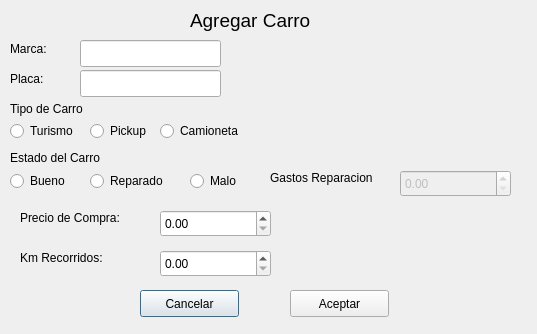
<?xml version="1.0" encoding="UTF-8"?>
<ui version="4.0">
 <class>Agregar_carro</class>
 <widget class="QDialog" name="Agregar_carro">
  <property name="geometry">
   <rect>
    <x>0</x>
    <y>0</y>
    <width>537</width>
    <height>334</height>
   </rect>
  </property>
  <property name="windowTitle">
   <string/>
  </property>
  <widget class="QRadioButton" name="rb_estado_bueno_carro">
   <property name="geometry">
    <rect>
     <x>10</x>
     <y>170</y>
     <width>71</width>
     <height>22</height>
    </rect>
   </property>
   <property name="text">
    <string>Bueno</string>
   </property>
   <attribute name="buttonGroup">
    <string notr="true">buttonGroup</string>
   </attribute>
  </widget>
  <widget class="QRadioButton" name="rb_estado_reparado_carro">
   <property name="geometry">
    <rect>
     <x>90</x>
     <y>170</y>
     <width>91</width>
     <height>22</height>
    </rect>
   </property>
   <property name="text">
    <string>Reparado</string>
   </property>
   <attribute name="buttonGroup">
    <string notr="true">buttonGroup</string>
   </attribute>
  </widget>
  <widget class="QRadioButton" name="rb_estado_malo_carro">
   <property name="geometry">
    <rect>
     <x>190</x>
     <y>170</y>
     <width>61</width>
     <height>22</height>
    </rect>
   </property>
   <property name="text">
    <string>Malo</string>
   </property>
   <attribute name="buttonGroup">
    <string notr="true">buttonGroup</string>
   </attribute>
  </widget>
  <widget class="QLabel" name="label_2">
   <property name="geometry">
    <rect>
     <x>10</x>
     <y>40</y>
     <width>67</width>
     <height>17</height>
    </rect>
   </property>
   <property name="text">
    <string>Marca:</string>
   </property>
  </widget>
  <widget class="QLabel" name="label">
   <property name="geometry">
    <rect>
     <x>190</x>
     <y>10</y>
     <width>121</width>
     <height>21</height>
    </rect>
   </property>
   <property name="font">
    <font>
     <pointsize>14</pointsize>
    </font>
   </property>
   <property name="text">
    <string>Agregar Carro</string>
   </property>
  </widget>
  <widget class="QLabel" name="label_4">
   <property name="geometry">
    <rect>
     <x>10</x>
     <y>150</y>
     <width>111</width>
     <height>16</height>
    </rect>
   </property>
   <property name="text">
    <string>Estado del Carro</string>
   </property>
  </widget>
  <widget class="QLabel" name="label_3">
   <property name="geometry">
    <rect>
     <x>10</x>
     <y>70</y>
     <width>67</width>
     <height>17</height>
    </rect>
   </property>
   <property name="text">
    <string>Placa:</string>
   </property>
  </widget>
  <widget class="QLabel" name="label_5">
   <property name="geometry">
    <rect>
     <x>20</x>
     <y>210</y>
     <width>131</width>
     <height>16</height>
    </rect>
   </property>
   <property name="text">
    <string>Precio de Compra:</string>
   </property>
  </widget>
  <widget class="QDoubleSpinBox" name="dsb_carro_precio_compra">
   <property name="geometry">
    <rect>
     <x>160</x>
     <y>210</y>
     <width>111</width>
     <height>27</height>
    </rect>
   </property>
   <property name="maximum">
    <double>999999.989999999990687</double>
   </property>
  </widget>
  <widget class="QLabel" name="label_6">
   <property name="geometry">
    <rect>
     <x>20</x>
     <y>250</y>
     <width>131</width>
     <height>16</height>
    </rect>
   </property>
   <property name="text">
    <string>Km Recorridos:</string>
   </property>
  </widget>
  <widget class="QDoubleSpinBox" name="dsb_carro_km_recorridos">
   <property name="geometry">
    <rect>
     <x>160</x>
     <y>250</y>
     <width>111</width>
     <height>27</height>
    </rect>
   </property>
   <property name="maximum">
    <double>999999.989999999990687</double>
   </property>
  </widget>
  <widget class="QPushButton" name="pb_agragar_carro_cancelar">
   <property name="geometry">
    <rect>
     <x>140</x>
     <y>290</y>
     <width>99</width>
     <height>27</height>
    </rect>
   </property>
   <property name="cursor">
    <cursorShape>ClosedHandCursor</cursorShape>
   </property>
   <property name="text">
    <string>Cancelar</string>
   </property>
  </widget>
  <widget class="QPushButton" name="pb_agregar_carro_aceptar">
   <property name="geometry">
    <rect>
     <x>290</x>
     <y>290</y>
     <width>99</width>
     <height>27</height>
    </rect>
   </property>
   <property name="cursor">
    <cursorShape>PointingHandCursor</cursorShape>
   </property>
   <property name="text">
    <string>Aceptar</string>
   </property>
  </widget>
  <widget class="QLabel" name="label_7">
   <property name="geometry">
    <rect>
     <x>10</x>
     <y>100</y>
     <width>91</width>
     <height>17</height>
    </rect>
   </property>
   <property name="text">
    <string>Tipo de Carro</string>
   </property>
  </widget>
  <widget class="QRadioButton" name="rb_tipo_turismo">
   <property name="geometry">
    <rect>
     <x>10</x>
     <y>120</y>
     <width>81</width>
     <height>22</height>
    </rect>
   </property>
   <property name="text">
    <string>Turismo</string>
   </property>
   <attribute name="buttonGroup">
    <string notr="true">buttonGroup_2</string>
   </attribute>
  </widget>
  <widget class="QRadioButton" name="rb_tipo_pickup">
   <property name="geometry">
    <rect>
     <x>90</x>
     <y>120</y>
     <width>71</width>
     <height>22</height>
    </rect>
   </property>
   <property name="text">
    <string>Pickup</string>
   </property>
   <attribute name="buttonGroup">
    <string notr="true">buttonGroup_2</string>
   </attribute>
  </widget>
  <widget class="QRadioButton" name="rb_tipo_camioneta">
   <property name="geometry">
    <rect>
     <x>160</x>
     <y>120</y>
     <width>117</width>
     <height>22</height>
    </rect>
   </property>
   <property name="text">
    <string>Camioneta</string>
   </property>
   <attribute name="buttonGroup">
    <string notr="true">buttonGroup_2</string>
   </attribute>
  </widget>
  <widget class="QLineEdit" name="le_marca_carro">
   <property name="geometry">
    <rect>
     <x>80</x>
     <y>40</y>
     <width>141</width>
     <height>27</height>
    </rect>
   </property>
  </widget>
  <widget class="QLineEdit" name="le_placa_carro">
   <property name="geometry">
    <rect>
     <x>80</x>
     <y>70</y>
     <width>141</width>
     <height>27</height>
    </rect>
   </property>
  </widget>
  <widget class="QDoubleSpinBox" name="dsb_carro_gastos_reparacion">
   <property name="enabled">
    <bool>false</bool>
   </property>
   <property name="geometry">
    <rect>
     <x>400</x>
     <y>170</y>
     <width>111</width>
     <height>27</height>
    </rect>
   </property>
   <property name="maximum">
    <double>999999.989999999990687</double>
   </property>
  </widget>
  <widget class="QLabel" name="label_8">
   <property name="geometry">
    <rect>
     <x>270</x>
     <y>170</y>
     <width>131</width>
     <height>16</height>
    </rect>
   </property>
   <property name="text">
    <string>Gastos Reparacion</string>
   </property>
  </widget>
 </widget>
 <resources/>
 <connections>
  <connection>
   <sender>pb_agragar_carro_cancelar</sender>
   <signal>clicked()</signal>
   <receiver>Agregar_carro</receiver>
   <slot>close()</slot>
   <hints>
    <hint type="sourcelabel">
     <x>106</x>
     <y>299</y>
    </hint>
    <hint type="destinationlabel">
     <x>29</x>
     <y>287</y>
    </hint>
   </hints>
  </connection>
 </connections>
 <buttongroups>
  <buttongroup name="buttonGroup"/>
  <buttongroup name="buttonGroup_2"/>
 </buttongroups>
</ui>
